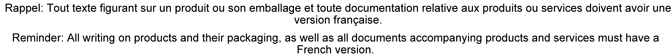
#> input picture test/3.png, 671 x 54 px
$ python openCVCropText.py
#> lines starting #> are read from the running program, lines starting #| are printed output that depends on the picture; after the words box and inside, x2 and y2 are one past the last pixel; in counts of white or black regions, pixels touching at a corner belong together
import cv2
import numpy as np

# reading the input image in grayscale image
image = cv2.imread('3.png',cv2.IMREAD_GRAYSCALE)
#> image: shape (54, 671); min 0, max 255, mean 228.8
# image /= 255
if image is None:
    print('Can not find/read the image data')
# Defining ver and hor kernel
N = 5
kernel = np.zeros((N,N), dtype=np.uint8)
kernel[2,:] = 1
dilated_image = cv2.dilate(image, kernel, iterations=2)
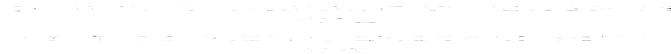
#> dilated_image: shape (54, 671); min 56, max 255, mean 254.6

kernel = np.zeros((N,N), dtype=np.uint8)
kernel[:,2] = 1
dilated_image = cv2.dilate(dilated_image, kernel, iterations=2)
#> dilated_image: shape (54, 671); every value is 255
image *= 255
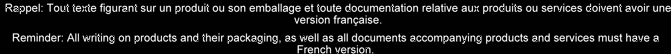
#> image: shape (54, 671); min 0, max 252, mean 26.8

# finding contours in the dilated image
contours,a = cv2.findContours(dilated_image,cv2.RETR_TREE, cv2.CHAIN_APPROX_SIMPLE)
#> contours = [[[0, 0], [0, 53], [670, 53], [670, 0]]]; a = [[-1, -1, -1, -1]]

# finding bounding rectangle using contours data points
rect = cv2.boundingRect(contours[0])
#> rect = (0, 0, 671, 54)
pt1 = (rect[0],rect[1])
#> pt1 = (0, 0)
pt2 = (rect[0]+rect[2],rect[1]+rect[3])
#> pt2 = (671, 54)
cv2.rectangle(image,pt1,pt2,(100,100,100),thickness=2)
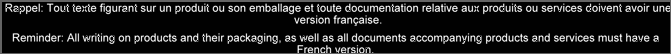
#> image: shape (54, 671); 5.98% of pixels changed, all inside (x1, y1, x2, y2) = (0, 0, 671, 54)

# extracting the rectangle
text = image[rect[1]:rect[1]+rect[3],rect[0]:rect[0]+rect[2]]

#> (the run stopped early here; a loop or call above may not have finished)
